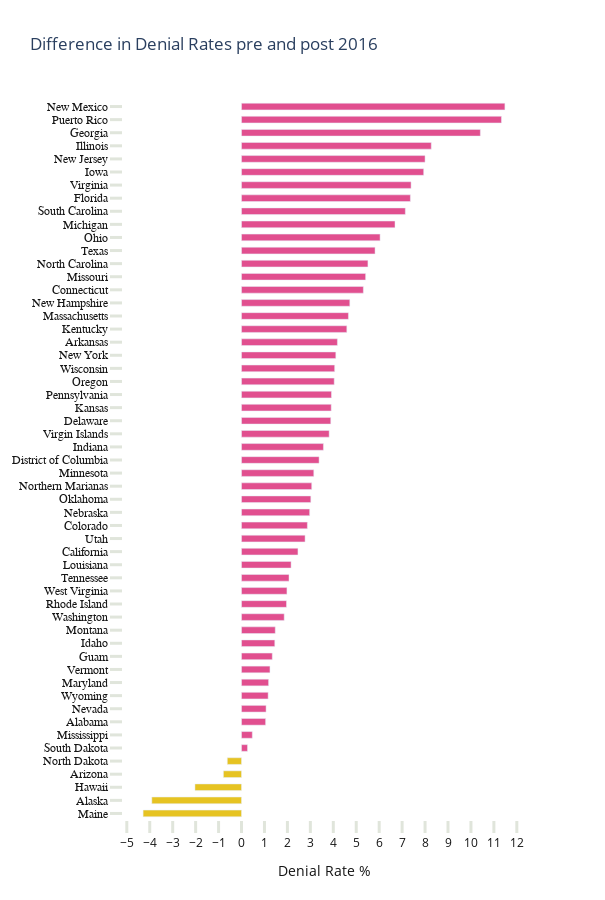

This figure's notebook cell:
### Code cell
import plotly.graph_objects as go

colors  = ['#e4bd0b' if x < 0 else '#de3d83' for x in df8['delta']]
fig = go.Figure(data=[go.Bar(
    y=[state_code2State[x] for x in df8['State']],
    x=[y for  y in df8['delta']],
    width=.51,
    orientation='h',
    marker_color=colors # marker color can be a single color value or an iterable
)])
fig.update_layout(
    plot_bgcolor='rgba(0,0,0,0)'
)
fig.update_yaxes(
        tickangle = 360,
        tickfont=dict(family='Rockwell', color='#2677bb', size=8))
fig.update_yaxes(tickangle = 360,tickfont=dict(family='Rockwell', color='#151515', size=12))
fig.update_traces(marker_line_width=.5, opacity=0.9)
fig.update_yaxes(dtick=1)
fig.update_xaxes(dtick=1,ticks="outside", tickwidth=3, tickcolor='#e0e5db', ticklen=12,showgrid=False)
fig.update_yaxes(ticks="outside", tickwidth=3, tickcolor='#e0e5db', ticklen=12)
fig.update_traces(marker_line_width=.5, opacity=0.9)
fig.update_layout(title="Difference in Denial Rates pre and post 2016", 
                 legend=dict(x=.73,y=0.98, traceorder='reversed', font_size=12), 
                 width=605,
                 height=900,
                 uniformtext_minsize=12,
                 uniformtext_mode='hide',
                 xaxis=dict(
        title="Denial Rate %",
        titlefont=dict(
            color="#151515"
        ),
        tickfont=dict(
            color="#151515"
        )
    ),
    )

### Figure 1 — Plotly figure (JSON) as saved in the notebook; plotly's stock layout.template omitted (floating-point values rounded to 4 significant figures)
{"data": [{"marker": {"color": ["#e4bd0b", "#e4bd0b", "#e4bd0b", "#e4bd0b", "#e4bd0b", "#de3d83", "#de3d83", "#de3d83", "#de3d83", "#de3d83", "#de3d83", "#de3d83", "#de3d83", "#de3d83", "#de3d83", "#de3d83", "#de3d83", "#de3d83", "#de3d83", "#de3d83", "#de3d83", "#de3d83", "#de3d83", "#de3d83", "#de3d83", "#de3d83", "#de3d83", "#de3d83", "#de3d83", "#de3d83", "#de3d83", "#de3d83", "#de3d83", "#de3d83", "#de3d83", "#de3d83", "#de3d83", "#de3d83", "#de3d83", "#de3d83", "#de3d83", "#de3d83", "#de3d83", "#de3d83", "#de3d83", "#de3d83", "#de3d83", "#de3d83", "#de3d83", "#de3d83", "#de3d83", "#de3d83", "#de3d83", "#de3d83", "#de3d83"], "line": {"width": 0.5}}, "opacity": 0.9, "orientation": "h", "type": "bar", "width": 0.51, "x": [-4.29, -3.91, -2.03, -0.79, -0.62, 0.26, 0.47, 1.05, 1.07, 1.16, 1.18, 1.24, 1.34, 1.45, 1.47, 1.86, 1.96, 1.98, 2.07, 2.16, 2.46, 2.77, 2.87, 2.97, 3.02, 3.06, 3.15, 3.38, 3.57, 3.82, 3.89, 3.91, 3.92, 4.04, 4.06, 4.11, 4.18, 4.59, 4.66, 4.72, 5.31, 5.41, 5.51, 5.82, 6.04, 6.69, 7.14, 7.36, 7.39, 7.94, 8, 8.27, 10.41, 11.33, 11.48], "y": ["Maine", "Alaska", "Hawaii", "Arizona", "North Dakota", "South Dakota", "Mississippi", "Alabama", "Nevada", "Wyoming", "Maryland", "Vermont", "Guam", "Idaho", "Montana", "Washington", "Rhode Island", "West Virginia", "Tennessee", "Louisiana", "California", "Utah", "Colorado", "Nebraska", "Oklahoma", "Northern Marianas", "Minnesota", "District of Columbia", "Indiana", "Virgin Islands", "Delaware", "Kansas", "Pennsylvania", "Oregon", "Wisconsin", "New York", "Arkansas", "Kentucky", "Massachusetts", "New Hampshire", "Connecticut", "Missouri", "North Carolina", "Texas", "Ohio", "Michigan", "South Carolina", "Florida", "Virginia", "Iowa", "New Jersey", "Illinois", "Georgia", "Puerto Rico", "New Mexico"]}], "layout": {"height": 900, "legend": {"font": {"size": 12}, "traceorder": "reversed", "x": 0.73, "y": 0.98}, "plot_bgcolor": "rgba(0,0,0,0)", "title": {"text": "Difference in Denial Rates pre and post 2016"}, "uniformtext": {"minsize": 12, "mode": "hide"}, "width": 605, "xaxis": {"dtick": 1, "showgrid": false, "tickcolor": "#e0e5db", "tickfont": {"color": "#151515"}, "ticklen": 12, "ticks": "outside", "tickwidth": 3, "title": {"font": {"color": "#151515"}, "text": "Denial Rate %"}}, "yaxis": {"dtick": 1, "tickangle": 0, "tickcolor": "#e0e5db", "tickfont": {"color": "#151515", "family": "Rockwell", "size": 12}, "ticklen": 12, "ticks": "outside", "tickwidth": 3}}}
